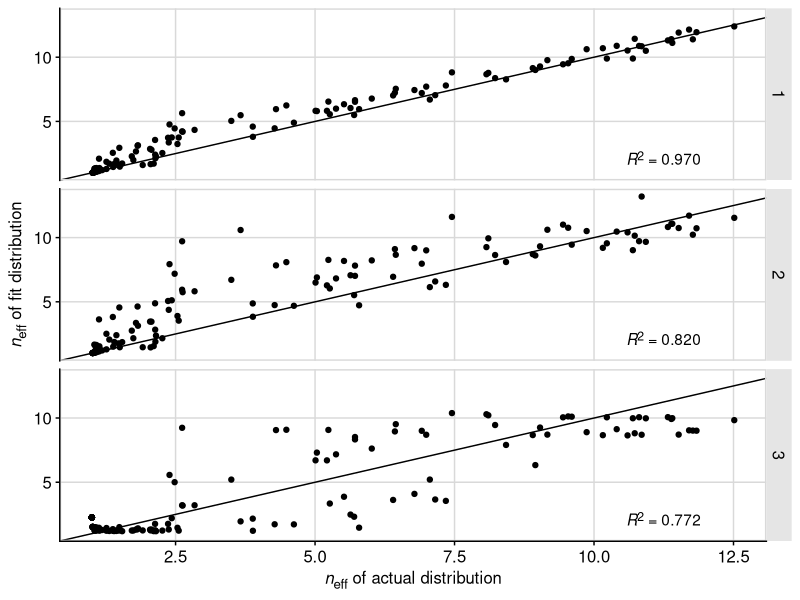
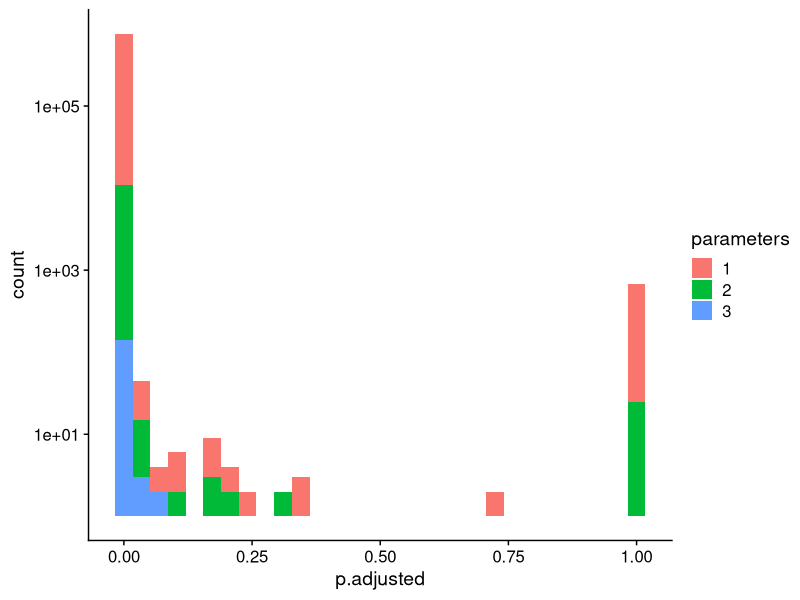
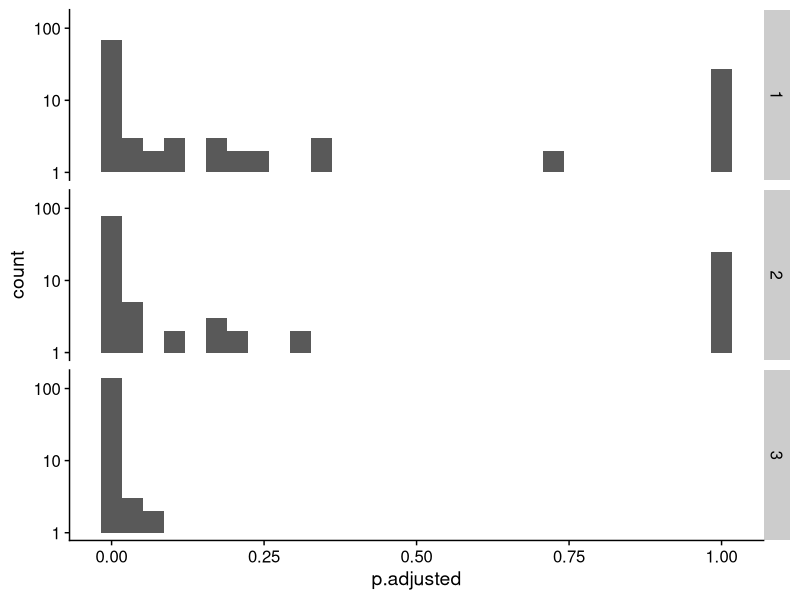

Here is the R script that generated these plots, in order:
## ---- chunk 1
knitr::opts_chunk$set(echo = TRUE)
## ---- chunk 2
library(tidyverse)
library(stringr)
library(cowplot)
library(broom)
library(ggtext)
theme_set(theme_cowplot())

# mean chi square
# does one dist systematically fit better
# aic or lrt to see if increase in parameter is worth it
# distribution of chi square
## ---- chunk 3
# read in data
alignment <-read_csv("data/simulated/results_1B4T_A_evolved_split.csv", 
                     col_types = cols(.default = "c")) 

# tidy data used for null
alignment %>% 
  mutate(sequence = as.numeric(1:nrow(alignment)) ) %>% 
  gather(key = "site", value = "aa", 1:153) -> tidy_align  

tidy_align$site = as.numeric(tidy_align$site) 

## ---- chunk 4
# determine the number of each AA at each site
tidy_align %>% 
  group_by(site, aa) %>% 
  summarize(count = n()) -> site_aa_count

empty_counts <- tibble(aa = c('A', 'C', 'D', 'E', 'F', 'G', 'H', 'I', 'K', 'L', 'M', 
                              'N', 'P', 'Q', 'R', 'S', 'T', 'V', 'W', 'Y'), 
                           count = rep(0, 20))

# 1. First write a function that can take a data frame with amino acids at one site, and return a data frame with counts, including zeros.
count_by_site <- function(site_df) {
  site_df %>% 
    group_by(aa) %>% 
    summarize(count = n()) -> counts
  full_join(counts, anti_join(empty_counts, counts, by = 'aa'))
}

# 2. Then call that function for all sites and combine the resulting data frames.
tidy_align %>% 
  nest(data = -site) %>%
  mutate(counts = map(data, count_by_site)) %>%
  dplyr::select(-data) %>%   
  unnest(cols = c(counts)) -> all_count

## ---- chunk 5
# USING ONLY OBSERVED AA
# order aa by relative frequency
all_count %>%
  arrange(all_count$site, desc(count)) -> ordered_count

# make the categorical variable (aa) numerical (k) by numbering aa's 1-20 in order of freq
ordered_count %>%
  group_by(site) %>%
  mutate(k = as.numeric(0:19)) -> ordered_count

# remove aa with zero values
ordered_count %>%
  filter(count > 0) -> observed_aa

# count relative to most frequent - rescale to 1 for highly conserved sites
observed_aa %>%
  group_by(site) %>%
  mutate(rel_count = count/max(count)) -> observed_aa

# log-transformed data
observed_aa %>%
  mutate(ln_count = log(rel_count)) -> observed_aa 

## ---- chunk 6
# fit linear model to normalized, log-transformed data
# set intercept to 0, only fitting 1 parameter (slope)

observed_aa %>% 
  nest(data = -site) %>%
  mutate(fit = map(data, ~ lm(ln_count ~ 0 + k, data = .)),
         #intercept = map_dbl(fit, ~ (.)$coefficients[1]),
         slope_1 = map_dbl(fit, ~ (.)$coefficients[1])) %>% 
  select(-data, -fit) -> observed_fits_1
## ---- chunk 7
# fit linear model to normalized, log-transformed data
# fitting 2 parameters: slope and intercept

observed_aa %>% 
  nest(data = -site) %>%
  mutate(fit = map(data, ~ lm(ln_count ~ k, data = .)),
         intercept_2 = map_dbl(fit, ~ (.)$coefficients[1]),
         slope_2 = map_dbl(fit, ~ (.)$coefficients[2])) %>% 
  select(-data, -fit) -> observed_fits_2
## ---- chunk 8
# fit quadratic model to normalized, log-transformed data
# fitting 3 parameter: slope, slope^2, intercept
# use non-linear model, fit to all aa (add small value to zero counts)

# add a small constant to include aa with zero values
ordered_count %>%
  mutate(count = count + 0.000001) -> observed_aa_mod
ordered_count %>%
  mutate(count_mod = count + 0.000001) -> ordered_count_mod

# count relative to most frequent - rescale to 1 for highly conserved sites
observed_aa_mod %>%
  group_by(site) %>%
  mutate(rel_count = count/max(count)) -> observed_aa_mod

# log-transformed data
observed_aa_mod %>%
  mutate(ln_count = log(rel_count)) -> observed_aa_mod 

observed_aa_mod %>% 
  nest(data = -site) %>%
  mutate(fit = map(data, ~ lm(ln_count ~ k + I(k^2), data = .)),
         intercept_3 = map_dbl(fit, ~ (.)$coefficients[1]),
         slope_3 = map_dbl(fit, ~ (.)$coefficients[2]),
         sqr_slp_3 = map_dbl(fit, ~ (.)$coefficients[3])) %>% 
  select(-data, -fit) -> observed_fits_3


## ---- chunk 9
# combine dataframes of fits
observed_fits_1 %>%
  full_join(., observed_fits_2, by = "site") %>% 
  full_join(., observed_fits_3, by = "site") -> observed_fits

# add rel and ln counts to full dataframe
ordered_count %>%
  group_by(site) %>%
  mutate(rel_count = count/max(count)) -> ordered_count
ordered_count %>%
  mutate(ln_count = log(rel_count)) -> ordered_count

ordered_count %>% 
  left_join(observed_fits, by = "site") %>%
  mutate(est_dist_1 = slope_1*exp(k*slope_1)) -> ordered_count

ordered_count %>% 
  mutate(est_dist_2 = slope_2*exp(k*slope_2+intercept_2),
         est_dist_3 = slope_3*exp(k*slope_3 + k*k*sqr_slp_3 + 
                                    intercept_3)) -> ordered_count

# rescale to compare w raw count
ordered_count %>%
  group_by(site) %>%
  mutate(est_rel_1 = est_dist_1/sum(est_dist_1),
         est_rel_2 = est_dist_2/sum(est_dist_2),
         est_rel_3 = est_dist_3/sum(est_dist_3)) %>%
  mutate(est_count_1 = sum(count)*est_rel_1,
         est_count_2 = sum(count)*est_rel_2,
         est_count_3 = sum(count)*est_rel_3) -> ordered_count

## ---- chunk 10
# use raw count
ordered_count %>% 
  nest(data = -site) %>%
  ungroup() %>%
  mutate(chisq_1 = map(data, ~ sum(((.$count - .$est_count_1)^2)/.$est_count_1)),
         chisq_2 = map(data, ~ sum(((.$count - .$est_count_2)^2)/.$est_count_2)),
         chisq_3 = map(data, ~ sum(((.$count - .$est_count_3)^2)/.$est_count_3)),
         p_value_1 = map_dbl(chisq_1, ~ pchisq(., 18, lower.tail=FALSE)),
         p_value_2 = map_dbl(chisq_2, ~ pchisq(., 18, lower.tail=FALSE)),
         p_value_3 = map_dbl(chisq_3, ~ pchisq(., 18, lower.tail=FALSE))) %>% 
  select(-data) %>%
  mutate(p.adjusted_1 = p.adjust(p_value_1, method= "fdr"),
         p.adjusted_2 = p.adjust(p_value_2, method= "fdr"),
         p.adjusted_3 = p.adjust(p_value_3, method= "fdr")) -> chisq_results

chisq_results %>% 
  select(site, p.adjusted_1, p.adjusted_2, p.adjusted_3) -> chisq_results

pivot_longer(chisq_results, -site, names_to = "parameters_raw", 
             values_to = "p.adjusted") %>% 
  extract(parameters_raw, "parameters", "p.adjusted_(.*)", remove = T) -> chisq_results

chisq_results %>%
  mutate(result = "pass") -> chisq_results

# REMOVE conserved sites with a single aa
chisq_results %>% 
  filter(p.adjusted != "NaN") -> chisq_results

chisq_results$result[chisq_results$p.adjusted < 0.05] <- "fail"

## ---- chunk 11
# 124 sites; 71 fail (57.3%)
chisq_results %>% 
  filter(parameters == 1 & result == "fail") %>% nrow()

# 124 sites; 83 fail (66.9%)
chisq_results %>% 
  filter(parameters == 2 & result == "fail") %>% nrow()

# 153 sites; 144 fail (94.1%)
chisq_results %>% 
  filter(parameters == 3 & result == "fail") %>% nrow()

## ---- chunk 12
# eff aa for actual distribution
observed_aa %>%
  group_by(site) %>%
  mutate(frequency = (count)/sum(count)) -> site_aa_freq

site_aa_freq %>% 
  mutate(flnf = frequency*log(frequency)) %>%
  group_by(site) %>% 
  summarize(entropy = -sum(flnf),
            eff_aa = exp(entropy),
            n = length(unique(aa))) -> eff_aa_all

# eff aa for estimated distributions
ordered_count %>% 
  group_by(site) %>%
  mutate(freq_1 = (est_count_1)/sum(est_count_1),
         freq_2 = (est_count_2)/sum(est_count_2),
         freq_3 = (est_count_3)/sum(est_count_3)) %>% 
  select(site, aa, k, freq_1, freq_2, freq_3) -> site_aa_freq_2
site_aa_freq_2 %>% 
  mutate(flnf_1 = freq_1*log(freq_1),
         flnf_2 = freq_2*log(freq_2),
         flnf_3 = freq_3*log(freq_3)) %>%
  group_by(site) %>%
  summarize(entr_1 = -sum(flnf_1),
            entr_2 = -sum(flnf_2),
            entr_3 = -sum(flnf_3),
            eff_aa_est_1 = exp(entr_1),
            eff_aa_est_2 = exp(entr_2),
            eff_aa_est_3 = exp(entr_3)) -> eff_aa_all_est

eff_aa_all_est %>% 
  pivot_longer(c(entr_1, entr_2, entr_3), names_to = "parameters",
               values_to = "entropy_est") %>% 
  extract(parameters, "parameters", "entr_(.*)", remove = T) %>%
  select(site, parameters, entropy_est) -> sub1
  
eff_aa_all_est %>% 
  pivot_longer(c(eff_aa_est_1, eff_aa_est_2, eff_aa_est_3),
               names_to = "parameter",
               values_to = "eff_aa_est") %>% 
  extract(parameter, "parameters", "eff_aa_est_(.*)", remove = T) %>%
  select(site, parameters, eff_aa_est) -> sub2

full_join(sub1, sub2, by = c("site", "parameters")) -> eff_aa_est

left_join(eff_aa_all, eff_aa_est, by = "site") -> compare_eff_aa


## ---- chunk 13

rsq <- function (x, y) { cor(x, y) ^ 2 }

compare_eff_aa %>% 
  filter(parameters == 1 & !is.na(eff_aa_est)) -> compare_p1

rsq(compare_p1$eff_aa, compare_p1$eff_aa_est) # 0.9698161

compare_eff_aa %>% 
  filter(parameters == 2 & !is.na(eff_aa_est)) -> compare_p2

rsq(compare_p2$eff_aa, compare_p2$eff_aa_est) # 0.8203932

compare_eff_aa %>% 
  filter(parameters == 3 & !is.na(eff_aa_est)) -> compare_p3

rsq(compare_p3$eff_aa, compare_p3$eff_aa_est) # 0.7725455

## ---- chunk 14

signif(0.9698161, digits = 3)
signif(0.8203932, digits = 3)
signif(0.7725455, digits = 3)

dat_text <- data.frame( label = c("*R*<sup>2</sup> = 0.970", 
                                  "*R*<sup>2</sup> = 0.820", 
                                  "*R*<sup>2</sup> = 0.772"),
                        parameters = c(1, 2, 3),
                        x = c(11.25, 11.25, 11.25),
                        y = c(2, 2, 2))

# compare_eff_aa %>% 
#   mutate(label = case_when(parameters == 1 ~ "*R*<sup>2</sup> = 0.9552371",
#                            parameters == 2 ~ "*R*<sup>2</sup> = 0.8203932",
#                            parameters == 3 ~ "*R*<sup>2</sup> = 0.7725455")) -> compare_eff_aa

ggplot(compare_eff_aa, 
       aes(x=eff_aa, y=eff_aa_est)) + 
  geom_point() +
  geom_abline(slope = 1, intercept = 0) + 
  labs(x = "*n*<sub>eff</sub> of actual distribution", 
       y = "*n*<sub>eff</sub> of fit distribution") +
  #geom_richtext(data = dat_text, aes(label = label)) #+
  geom_richtext(data = dat_text, 
                aes(x = x, y = y,label = label),
                label.color = NA,
                inherit.aes = FALSE) +
  facet_grid(vars(parameters)) + 
  theme_cowplot(12, rel_small = 1) +
  panel_border() +
  background_grid() +
  theme(
    axis.title.x = element_markdown(),
    axis.title.y = element_markdown(),
    strip.background = element_rect(fill = "gray90")) -> fig6

fig6

save_plot("figure6.png", fig6, ncol = 1, nrow = 1, base_height = 5,
          base_asp = 1.618, base_width = NULL)

## ---- chunk 15
chisq_results %>% 
  ggplot(aes(x = p.adjusted, fill = parameters)) +
  geom_histogram() +
  #facet_wrap(vars(parameters)) #+
  scale_y_log10() 

chisq_results %>% 
  ggplot(aes(x = p.adjusted)) +
  geom_histogram() +
  facet_grid(vars(parameters)) +
  scale_y_log10()



